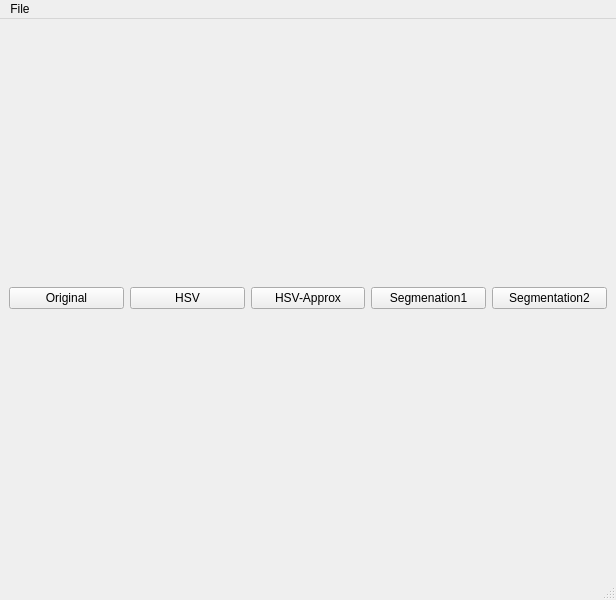
<?xml version="1.0" encoding="UTF-8"?>
<ui version="4.0">
 <class>MainWindow</class>
 <widget class="QMainWindow" name="MainWindow">
  <property name="geometry">
   <rect>
    <x>0</x>
    <y>0</y>
    <width>616</width>
    <height>600</height>
   </rect>
  </property>
  <property name="windowTitle">
   <string>Esophagus Image Segmentation</string>
  </property>
  <widget class="QWidget" name="centralwidget">
   <layout class="QGridLayout" name="gridLayout_2">
    <item row="0" column="0">
     <layout class="QGridLayout" name="gridLayout">
      <item row="0" column="0">
       <layout class="QHBoxLayout" name="horizontalLayout">
        <item>
         <widget class="QPushButton" name="OriginalImg">
          <property name="text">
           <string>Original</string>
          </property>
         </widget>
        </item>
        <item>
         <widget class="QPushButton" name="HSVImg">
          <property name="text">
           <string>HSV</string>
          </property>
         </widget>
        </item>
        <item>
         <widget class="QPushButton" name="HSVApprox">
          <property name="text">
           <string>HSV-Approx</string>
          </property>
         </widget>
        </item>
        <item>
         <widget class="QPushButton" name="Segmentation1">
          <property name="text">
           <string>Segmenation1</string>
          </property>
         </widget>
        </item>
        <item>
         <widget class="QPushButton" name="Segmentation2">
          <property name="text">
           <string>Segmentation2</string>
          </property>
         </widget>
        </item>
       </layout>
      </item>
     </layout>
    </item>
   </layout>
  </widget>
  <widget class="QMenuBar" name="menubar">
   <property name="geometry">
    <rect>
     <x>0</x>
     <y>0</y>
     <width>616</width>
     <height>22</height>
    </rect>
   </property>
   <widget class="QMenu" name="menuFile">
    <property name="title">
     <string>File</string>
    </property>
    <addaction name="actionOpen"/>
    <addaction name="actionExit"/>
   </widget>
   <addaction name="menuFile"/>
  </widget>
  <widget class="QStatusBar" name="statusbar"/>
  <action name="actionOpen">
   <property name="text">
    <string>Open</string>
   </property>
  </action>
  <action name="actionExit">
   <property name="text">
    <string>Exit</string>
   </property>
  </action>
 </widget>
 <resources/>
 <connections/>
</ui>
